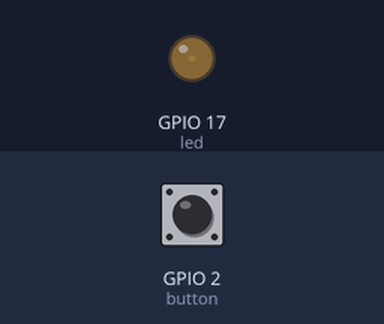
This program was run on a simulated Raspberry Pi (BCM pin numbers). On the bench: output pins drawn as LEDs (lit = HIGH). The test bench sets the inputs (shaded band); at power-on: GPIO 2 (button) HIGH. What the program prints to the terminal is not drawn.

Above: at 18.05 s.
At 18.55 s:
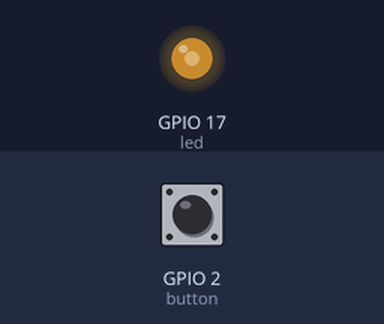
At 18.9 s:
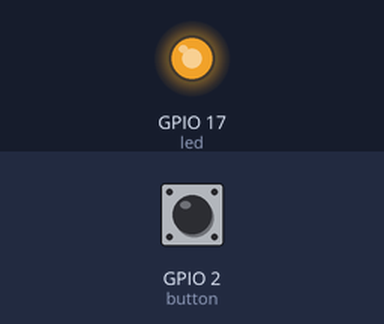
At 19.75 s:
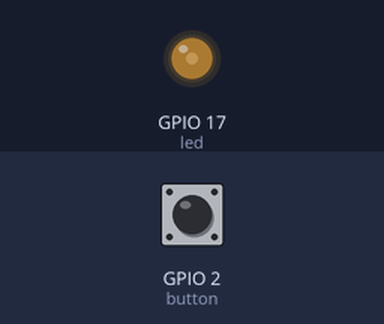
Timing chart, 0 to 22.6 s (numbered marks = the images above):
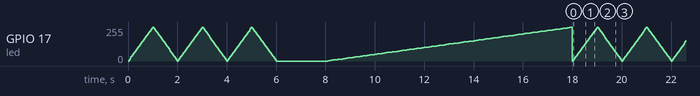

The program:

led_value_blink.py
```python
# Write your code here :-)
from gpiozero import PWMLED, Button
from signal import pause
from time import sleep

led = PWMLED(17)
button = Button(2)

print ('led.pulse')

led.pulse()

sleep(6)

led.off() #led.value = 0 works too

print ('LED off')

sleep (2)

print ('led.value')

led.value = 0 #off

for i in range(0,100):
    led.value = i/100
    sleep(0.1)

print ('led.pulse again')

led.pulse()

print ('ctrl C to break. write led.value=0 to switch off led')

pause()
```
